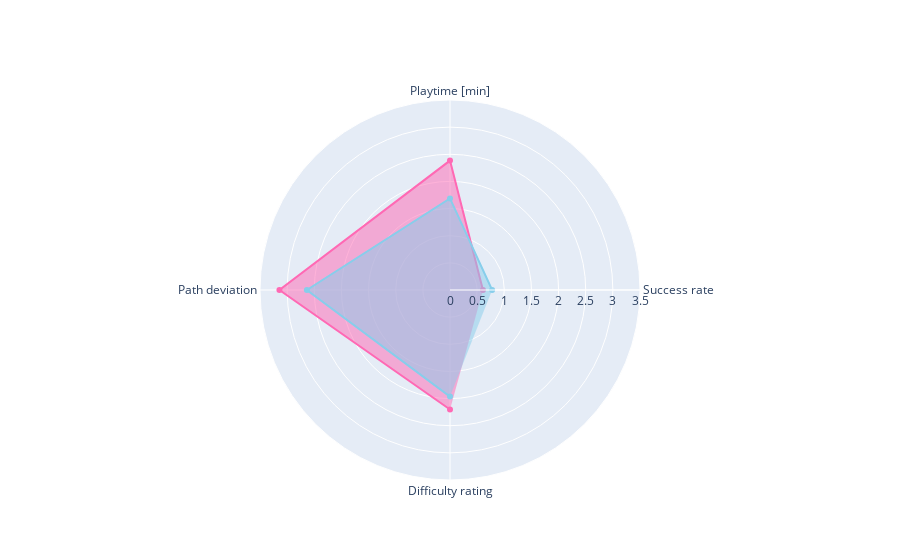

Notebook cell for this chart:
### Markdown cell above
#### **Plot 6**

### Code cell
categories = ['Success rate', 'Playtime [min]', 'Path deviation', 'Difficulty rating']

fig = go.Figure()

fig.add_trace(go.Scatterpolar(
      r=[wsuccessrate_mean, wplaytime_mean/60, wpathdev_mean, wdiffrating_mean],
      theta=categories,
      fill='toself',
      line_color='hotpink',
      name='Women'))
fig.add_trace(go.Scatterpolar(
      r=[msuccessrate_mean, mplaytime_mean/60, mpathdev_mean, mdiffrating_mean],
      theta=categories,
      fill='toself',
      line_color='skyblue',
      name='Men'))

fig.update_layout(polar=dict(radialaxis=dict(visible=True,range = [0,3.5])),showlegend=False)

fig.show()
fig.to_html(full_html = False, include_plotlyjs='cdn')
fig.write_html("datastory_plot/radarplot_realvalues.html", full_html=False, include_plotlyjs='cdn')

### Figure 1 — Plotly figure (JSON) as saved in the notebook; plotly's stock layout.template omitted (floating-point values rounded to 4 significant figures)
{"data": [{"fill": "toself", "line": {"color": "hotpink"}, "name": "Women", "r": [0.6068, 2.384, 3.142, 2.202], "theta": ["Success rate", "Playtime [min]", "Path deviation", "Difficulty rating"], "type": "scatterpolar"}, {"fill": "toself", "line": {"color": "skyblue"}, "name": "Men", "r": [0.7758, 1.687, 2.637, 1.963], "theta": ["Success rate", "Playtime [min]", "Path deviation", "Difficulty rating"], "type": "scatterpolar"}], "layout": {"autosize": true, "polar": {"angularaxis": {"type": "category"}, "radialaxis": {"autorange": false, "range": [0, 3.5], "type": "linear", "visible": true}}, "showlegend": false}}
